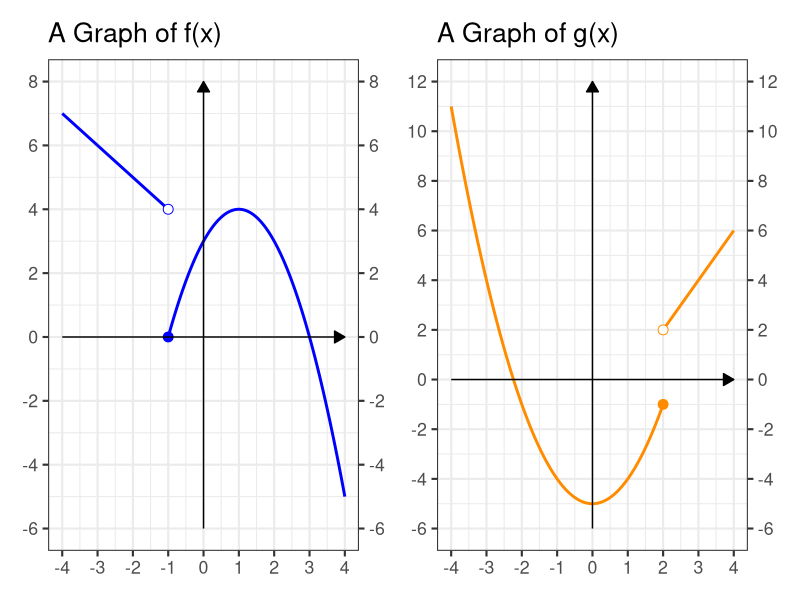
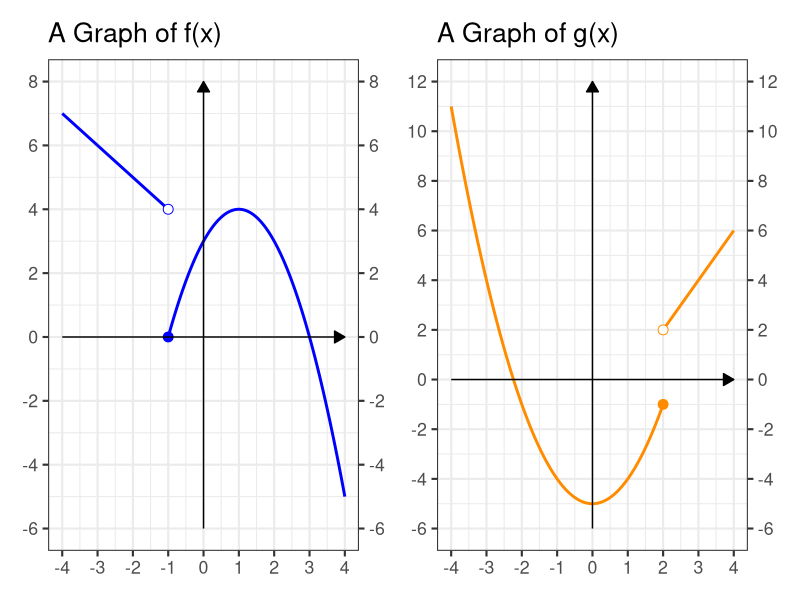
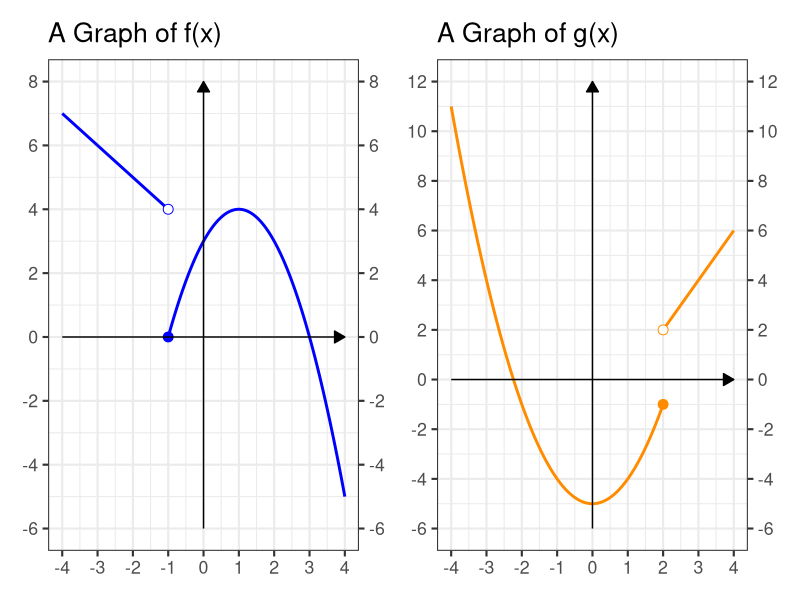
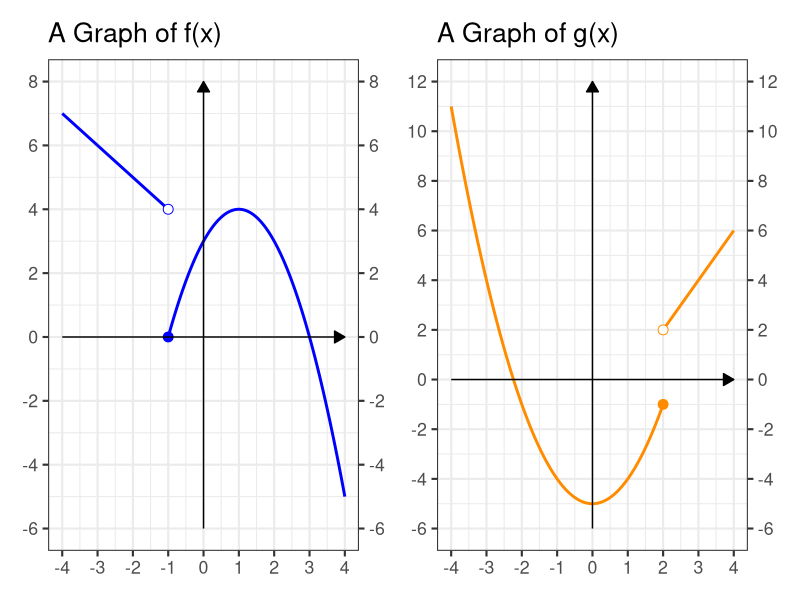
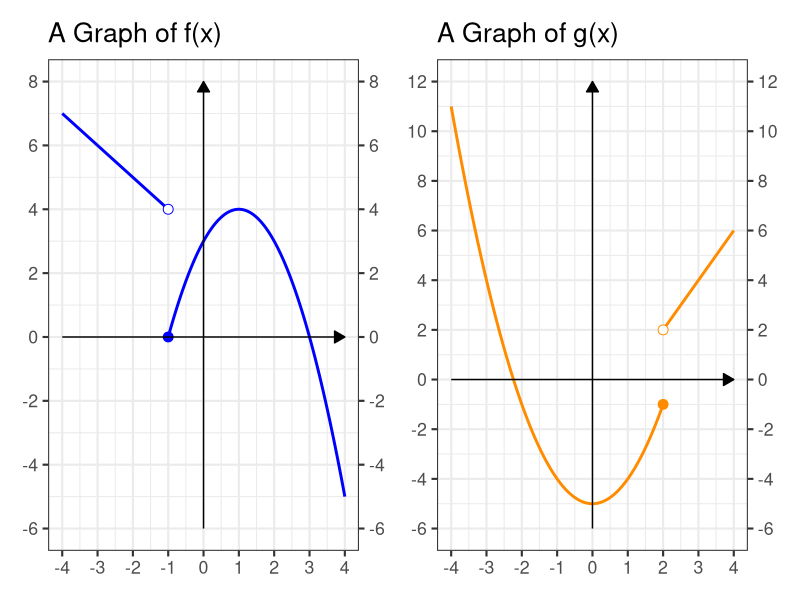
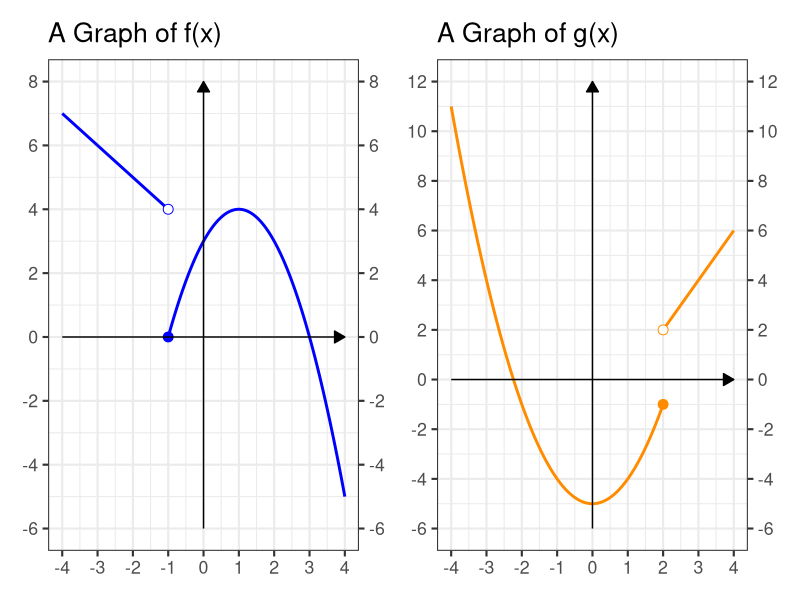
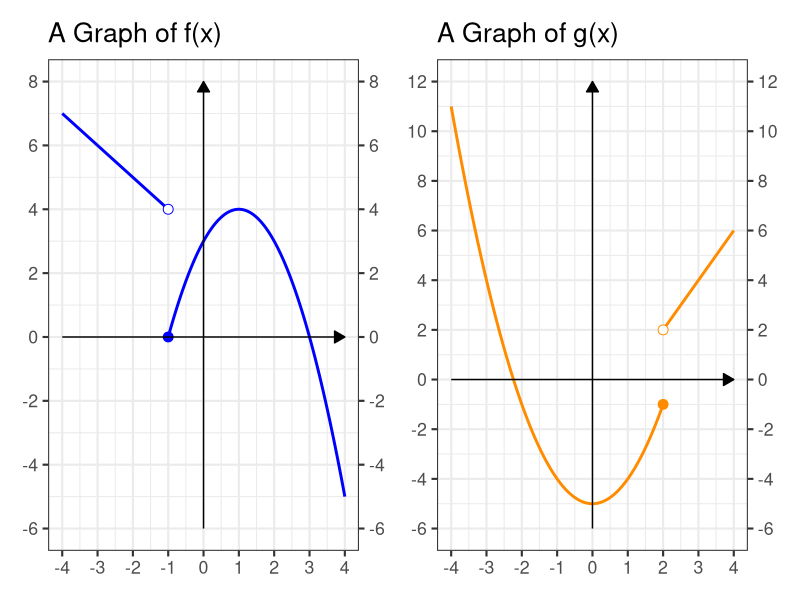
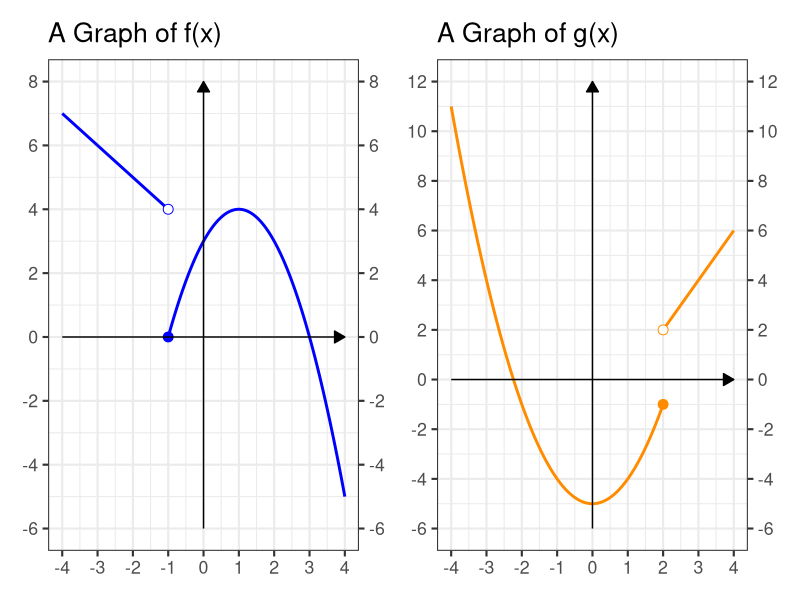

These charts were generated, in order, by the following R code:
## ---- chunk 1
library(tidyverse)
library(patchwork)

theme_set(theme_bw(base_size = 16))
## ---- chunk 2
#| echo: false
#| message: false
#| fig.height: 3.0

x_vals_f1 <- seq(-4, -1.05, length.out = 200)
x_vals_f2 <- seq(-1, 4, length.out = 200)

f1 <- function(x) -x + 3
f2 <- function(x) -(x - 1)^2 + 4

x_vals_g1 <- seq(-4, 2, length.out = 200)
x_vals_g2 <- seq(2.05, 4, length.out = 200)

g1 <- function(x) x^2 - 5
g2 <- function(x) 2*x - 2

open_f <- data.frame(x = -1, y = f1(-1))
closed_f <- data.frame(x = -1, y = f2(-1))
open_g <- data.frame(x = 2, y = g2(2))
closed_g <- data.frame(x = 2, y = g1(2))

p_f <- ggplot() +
  geom_line(aes(x = x_vals_f1, y = f1(x_vals_f1)), color = "blue", linewidth = 1) +
  geom_line(aes(x = x_vals_f2, y = f2(x_vals_f2)), color = "blue", linewidth = 1) +
  geom_point(data = open_f, aes(x = x, y = y),
             shape = 21, size = 3, fill = "white", color = "blue") +
  geom_point(data = closed_f, aes(x = x, y = y),
             shape = 21, size = 3, fill = "blue", color = "blue") +
  annotate("segment",
           x = -4, xend = 4, y = 0, yend = 0,
           arrow = arrow(length = unit(0.3, "cm"), type = "closed"),
           linewidth = 0.5) +
  annotate("segment",
           x = 0, xend = 0, y = -6, yend = 8,
           arrow = arrow(length = unit(0.3, "cm"), type = "closed"),
           linewidth = 0.5) +
  scale_x_continuous(breaks = seq(-4, 4, by = 1)) +
  scale_y_continuous(breaks = seq(-6, 8, by = 2), sec.axis = dup_axis()) +
  coord_cartesian(xlim = c(-4, 4), ylim = c(-6, 8)) +
  labs(title = "A Graph of f(x)") +
  theme(axis.line = element_blank(), axis.title = element_blank())

p_g <- ggplot() +
  geom_line(aes(x = x_vals_g1, y = g1(x_vals_g1)), color = "darkorange", linewidth = 1) +
  geom_line(aes(x = x_vals_g2, y = g2(x_vals_g2)), color = "darkorange", linewidth = 1) +
  geom_point(data = open_g, aes(x = x, y = y),
             shape = 21, size = 3, fill = "white", color = "darkorange") +
  geom_point(data = closed_g, aes(x = x, y = y),
             shape = 21, size = 3, fill = "darkorange", color = "darkorange") +
  annotate("segment",
           x = -4, xend = 4, y = 0, yend = 0,
           arrow = arrow(length = unit(0.3, "cm"), type = "closed"),
           linewidth = 0.5) +
  annotate("segment",
           x = 0, xend = 0, y = -6, yend = 12,
           arrow = arrow(length = unit(0.3, "cm"), type = "closed"),
           linewidth = 0.5) +
  scale_x_continuous(breaks = seq(-4, 4, by = 1)) +
  scale_y_continuous(breaks = seq(-6, 12, by = 2), sec.axis = dup_axis()) +
  coord_cartesian(xlim = c(-4, 4), ylim = c(-6, 12)) +
  labs(title = "A Graph of g(x)") +
  theme(axis.line = element_blank(), axis.title = element_blank())

p_f + p_g
## ---- chunk 3
#| echo: false
#| message: false
#| fig.height: 3.0

x_vals_f1 <- seq(-4, -1.05, length.out = 200)
x_vals_f2 <- seq(-1, 4, length.out = 200)

f1 <- function(x) -x + 3
f2 <- function(x) -(x - 1)^2 + 4

x_vals_g1 <- seq(-4, 2, length.out = 200)
x_vals_g2 <- seq(2.05, 4, length.out = 200)

g1 <- function(x) x^2 - 5
g2 <- function(x) 2*x - 2

open_f <- data.frame(x = -1, y = f1(-1))
closed_f <- data.frame(x = -1, y = f2(-1))
open_g <- data.frame(x = 2, y = g2(2))
closed_g <- data.frame(x = 2, y = g1(2))

p_f <- ggplot() +
  geom_line(aes(x = x_vals_f1, y = f1(x_vals_f1)), color = "blue", linewidth = 1) +
  geom_line(aes(x = x_vals_f2, y = f2(x_vals_f2)), color = "blue", linewidth = 1) +
  geom_point(data = open_f, aes(x = x, y = y),
             shape = 21, size = 3, fill = "white", color = "blue") +
  geom_point(data = closed_f, aes(x = x, y = y),
             shape = 21, size = 3, fill = "blue", color = "blue") +
  annotate("segment",
           x = -4, xend = 4, y = 0, yend = 0,
           arrow = arrow(length = unit(0.3, "cm"), type = "closed"),
           linewidth = 0.5) +
  annotate("segment",
           x = 0, xend = 0, y = -6, yend = 8,
           arrow = arrow(length = unit(0.3, "cm"), type = "closed"),
           linewidth = 0.5) +
  scale_x_continuous(breaks = seq(-4, 4, by = 1)) +
  scale_y_continuous(breaks = seq(-6, 8, by = 2), sec.axis = dup_axis()) +
  coord_cartesian(xlim = c(-4, 4), ylim = c(-6, 8)) +
  labs(title = "A Graph of f(x)") +
  theme(axis.line = element_blank(), axis.title = element_blank())

p_g <- ggplot() +
  geom_line(aes(x = x_vals_g1, y = g1(x_vals_g1)), color = "darkorange", linewidth = 1) +
  geom_line(aes(x = x_vals_g2, y = g2(x_vals_g2)), color = "darkorange", linewidth = 1) +
  geom_point(data = open_g, aes(x = x, y = y),
             shape = 21, size = 3, fill = "white", color = "darkorange") +
  geom_point(data = closed_g, aes(x = x, y = y),
             shape = 21, size = 3, fill = "darkorange", color = "darkorange") +
  annotate("segment",
           x = -4, xend = 4, y = 0, yend = 0,
           arrow = arrow(length = unit(0.3, "cm"), type = "closed"),
           linewidth = 0.5) +
  annotate("segment",
           x = 0, xend = 0, y = -6, yend = 12,
           arrow = arrow(length = unit(0.3, "cm"), type = "closed"),
           linewidth = 0.5) +
  scale_x_continuous(breaks = seq(-4, 4, by = 1)) +
  scale_y_continuous(breaks = seq(-6, 12, by = 2), sec.axis = dup_axis()) +
  coord_cartesian(xlim = c(-4, 4), ylim = c(-6, 12)) +
  labs(title = "A Graph of g(x)") +
  theme(axis.line = element_blank(), axis.title = element_blank())

p_f + p_g
## ---- chunk 4
#| echo: false
#| message: false
#| fig.height: 3.0

x_vals_f1 <- seq(-4, -1.05, length.out = 200)
x_vals_f2 <- seq(-1, 4, length.out = 200)

f1 <- function(x) -x + 3
f2 <- function(x) -(x - 1)^2 + 4

x_vals_g1 <- seq(-4, 2, length.out = 200)
x_vals_g2 <- seq(2.05, 4, length.out = 200)

g1 <- function(x) x^2 - 5
g2 <- function(x) 2*x - 2

open_f <- data.frame(x = -1, y = f1(-1))
closed_f <- data.frame(x = -1, y = f2(-1))
open_g <- data.frame(x = 2, y = g2(2))
closed_g <- data.frame(x = 2, y = g1(2))

p_f <- ggplot() +
  geom_line(aes(x = x_vals_f1, y = f1(x_vals_f1)), color = "blue", linewidth = 1) +
  geom_line(aes(x = x_vals_f2, y = f2(x_vals_f2)), color = "blue", linewidth = 1) +
  geom_point(data = open_f, aes(x = x, y = y),
             shape = 21, size = 3, fill = "white", color = "blue") +
  geom_point(data = closed_f, aes(x = x, y = y),
             shape = 21, size = 3, fill = "blue", color = "blue") +
  annotate("segment",
           x = -4, xend = 4, y = 0, yend = 0,
           arrow = arrow(length = unit(0.3, "cm"), type = "closed"),
           linewidth = 0.5) +
  annotate("segment",
           x = 0, xend = 0, y = -6, yend = 8,
           arrow = arrow(length = unit(0.3, "cm"), type = "closed"),
           linewidth = 0.5) +
  scale_x_continuous(breaks = seq(-4, 4, by = 1)) +
  scale_y_continuous(breaks = seq(-6, 8, by = 2), sec.axis = dup_axis()) +
  coord_cartesian(xlim = c(-4, 4), ylim = c(-6, 8)) +
  labs(title = "A Graph of f(x)") +
  theme(axis.line = element_blank(), axis.title = element_blank())

p_g <- ggplot() +
  geom_line(aes(x = x_vals_g1, y = g1(x_vals_g1)), color = "darkorange", linewidth = 1) +
  geom_line(aes(x = x_vals_g2, y = g2(x_vals_g2)), color = "darkorange", linewidth = 1) +
  geom_point(data = open_g, aes(x = x, y = y),
             shape = 21, size = 3, fill = "white", color = "darkorange") +
  geom_point(data = closed_g, aes(x = x, y = y),
             shape = 21, size = 3, fill = "darkorange", color = "darkorange") +
  annotate("segment",
           x = -4, xend = 4, y = 0, yend = 0,
           arrow = arrow(length = unit(0.3, "cm"), type = "closed"),
           linewidth = 0.5) +
  annotate("segment",
           x = 0, xend = 0, y = -6, yend = 12,
           arrow = arrow(length = unit(0.3, "cm"), type = "closed"),
           linewidth = 0.5) +
  scale_x_continuous(breaks = seq(-4, 4, by = 1)) +
  scale_y_continuous(breaks = seq(-6, 12, by = 2), sec.axis = dup_axis()) +
  coord_cartesian(xlim = c(-4, 4), ylim = c(-6, 12)) +
  labs(title = "A Graph of g(x)") +
  theme(axis.line = element_blank(), axis.title = element_blank())

p_f + p_g
## ---- chunk 5
#| echo: false
#| message: false
#| fig.height: 3.0

x_vals_f1 <- seq(-4, -1.05, length.out = 200)
x_vals_f2 <- seq(-1, 4, length.out = 200)

f1 <- function(x) -x + 3
f2 <- function(x) -(x - 1)^2 + 4

x_vals_g1 <- seq(-4, 2, length.out = 200)
x_vals_g2 <- seq(2.05, 4, length.out = 200)

g1 <- function(x) x^2 - 5
g2 <- function(x) 2*x - 2

open_f <- data.frame(x = -1, y = f1(-1))
closed_f <- data.frame(x = -1, y = f2(-1))
open_g <- data.frame(x = 2, y = g2(2))
closed_g <- data.frame(x = 2, y = g1(2))

p_f <- ggplot() +
  geom_line(aes(x = x_vals_f1, y = f1(x_vals_f1)), color = "blue", linewidth = 1) +
  geom_line(aes(x = x_vals_f2, y = f2(x_vals_f2)), color = "blue", linewidth = 1) +
  geom_point(data = open_f, aes(x = x, y = y),
             shape = 21, size = 3, fill = "white", color = "blue") +
  geom_point(data = closed_f, aes(x = x, y = y),
             shape = 21, size = 3, fill = "blue", color = "blue") +
  annotate("segment",
           x = -4, xend = 4, y = 0, yend = 0,
           arrow = arrow(length = unit(0.3, "cm"), type = "closed"),
           linewidth = 0.5) +
  annotate("segment",
           x = 0, xend = 0, y = -6, yend = 8,
           arrow = arrow(length = unit(0.3, "cm"), type = "closed"),
           linewidth = 0.5) +
  scale_x_continuous(breaks = seq(-4, 4, by = 1)) +
  scale_y_continuous(breaks = seq(-6, 8, by = 2), sec.axis = dup_axis()) +
  coord_cartesian(xlim = c(-4, 4), ylim = c(-6, 8)) +
  labs(title = "A Graph of f(x)") +
  theme(axis.line = element_blank(), axis.title = element_blank())

p_g <- ggplot() +
  geom_line(aes(x = x_vals_g1, y = g1(x_vals_g1)), color = "darkorange", linewidth = 1) +
  geom_line(aes(x = x_vals_g2, y = g2(x_vals_g2)), color = "darkorange", linewidth = 1) +
  geom_point(data = open_g, aes(x = x, y = y),
             shape = 21, size = 3, fill = "white", color = "darkorange") +
  geom_point(data = closed_g, aes(x = x, y = y),
             shape = 21, size = 3, fill = "darkorange", color = "darkorange") +
  annotate("segment",
           x = -4, xend = 4, y = 0, yend = 0,
           arrow = arrow(length = unit(0.3, "cm"), type = "closed"),
           linewidth = 0.5) +
  annotate("segment",
           x = 0, xend = 0, y = -6, yend = 12,
           arrow = arrow(length = unit(0.3, "cm"), type = "closed"),
           linewidth = 0.5) +
  scale_x_continuous(breaks = seq(-4, 4, by = 1)) +
  scale_y_continuous(breaks = seq(-6, 12, by = 2), sec.axis = dup_axis()) +
  coord_cartesian(xlim = c(-4, 4), ylim = c(-6, 12)) +
  labs(title = "A Graph of g(x)") +
  theme(axis.line = element_blank(), axis.title = element_blank())

p_f + p_g
## ---- chunk 6
#| echo: false
#| message: false
#| fig.height: 3.0

x_vals_f1 <- seq(-4, -1.05, length.out = 200)
x_vals_f2 <- seq(-1, 4, length.out = 200)

f1 <- function(x) -x + 3
f2 <- function(x) -(x - 1)^2 + 4

x_vals_g1 <- seq(-4, 2, length.out = 200)
x_vals_g2 <- seq(2.05, 4, length.out = 200)

g1 <- function(x) x^2 - 5
g2 <- function(x) 2*x - 2

open_f <- data.frame(x = -1, y = f1(-1))
closed_f <- data.frame(x = -1, y = f2(-1))
open_g <- data.frame(x = 2, y = g2(2))
closed_g <- data.frame(x = 2, y = g1(2))

p_f <- ggplot() +
  geom_line(aes(x = x_vals_f1, y = f1(x_vals_f1)), color = "blue", linewidth = 1) +
  geom_line(aes(x = x_vals_f2, y = f2(x_vals_f2)), color = "blue", linewidth = 1) +
  geom_point(data = open_f, aes(x = x, y = y),
             shape = 21, size = 3, fill = "white", color = "blue") +
  geom_point(data = closed_f, aes(x = x, y = y),
             shape = 21, size = 3, fill = "blue", color = "blue") +
  annotate("segment",
           x = -4, xend = 4, y = 0, yend = 0,
           arrow = arrow(length = unit(0.3, "cm"), type = "closed"),
           linewidth = 0.5) +
  annotate("segment",
           x = 0, xend = 0, y = -6, yend = 8,
           arrow = arrow(length = unit(0.3, "cm"), type = "closed"),
           linewidth = 0.5) +
  scale_x_continuous(breaks = seq(-4, 4, by = 1)) +
  scale_y_continuous(breaks = seq(-6, 8, by = 2), sec.axis = dup_axis()) +
  coord_cartesian(xlim = c(-4, 4), ylim = c(-6, 8)) +
  labs(title = "A Graph of f(x)") +
  theme(axis.line = element_blank(), axis.title = element_blank())

p_g <- ggplot() +
  geom_line(aes(x = x_vals_g1, y = g1(x_vals_g1)), color = "darkorange", linewidth = 1) +
  geom_line(aes(x = x_vals_g2, y = g2(x_vals_g2)), color = "darkorange", linewidth = 1) +
  geom_point(data = open_g, aes(x = x, y = y),
             shape = 21, size = 3, fill = "white", color = "darkorange") +
  geom_point(data = closed_g, aes(x = x, y = y),
             shape = 21, size = 3, fill = "darkorange", color = "darkorange") +
  annotate("segment",
           x = -4, xend = 4, y = 0, yend = 0,
           arrow = arrow(length = unit(0.3, "cm"), type = "closed"),
           linewidth = 0.5) +
  annotate("segment",
           x = 0, xend = 0, y = -6, yend = 12,
           arrow = arrow(length = unit(0.3, "cm"), type = "closed"),
           linewidth = 0.5) +
  scale_x_continuous(breaks = seq(-4, 4, by = 1)) +
  scale_y_continuous(breaks = seq(-6, 12, by = 2), sec.axis = dup_axis()) +
  coord_cartesian(xlim = c(-4, 4), ylim = c(-6, 12)) +
  labs(title = "A Graph of g(x)") +
  theme(axis.line = element_blank(), axis.title = element_blank())

p_f + p_g
## ---- chunk 7
#| echo: false
#| message: false
#| fig.height: 3.0

x_vals_f1 <- seq(-4, -1.05, length.out = 200)
x_vals_f2 <- seq(-1, 4, length.out = 200)

f1 <- function(x) -x + 3
f2 <- function(x) -(x - 1)^2 + 4

x_vals_g1 <- seq(-4, 2, length.out = 200)
x_vals_g2 <- seq(2.05, 4, length.out = 200)

g1 <- function(x) x^2 - 5
g2 <- function(x) 2*x - 2

open_f <- data.frame(x = -1, y = f1(-1))
closed_f <- data.frame(x = -1, y = f2(-1))
open_g <- data.frame(x = 2, y = g2(2))
closed_g <- data.frame(x = 2, y = g1(2))

p_f <- ggplot() +
  geom_line(aes(x = x_vals_f1, y = f1(x_vals_f1)), color = "blue", linewidth = 1) +
  geom_line(aes(x = x_vals_f2, y = f2(x_vals_f2)), color = "blue", linewidth = 1) +
  geom_point(data = open_f, aes(x = x, y = y),
             shape = 21, size = 3, fill = "white", color = "blue") +
  geom_point(data = closed_f, aes(x = x, y = y),
             shape = 21, size = 3, fill = "blue", color = "blue") +
  annotate("segment",
           x = -4, xend = 4, y = 0, yend = 0,
           arrow = arrow(length = unit(0.3, "cm"), type = "closed"),
           linewidth = 0.5) +
  annotate("segment",
           x = 0, xend = 0, y = -6, yend = 8,
           arrow = arrow(length = unit(0.3, "cm"), type = "closed"),
           linewidth = 0.5) +
  scale_x_continuous(breaks = seq(-4, 4, by = 1)) +
  scale_y_continuous(breaks = seq(-6, 8, by = 2), sec.axis = dup_axis()) +
  coord_cartesian(xlim = c(-4, 4), ylim = c(-6, 8)) +
  labs(title = "A Graph of f(x)") +
  theme(axis.line = element_blank(), axis.title = element_blank())

p_g <- ggplot() +
  geom_line(aes(x = x_vals_g1, y = g1(x_vals_g1)), color = "darkorange", linewidth = 1) +
  geom_line(aes(x = x_vals_g2, y = g2(x_vals_g2)), color = "darkorange", linewidth = 1) +
  geom_point(data = open_g, aes(x = x, y = y),
             shape = 21, size = 3, fill = "white", color = "darkorange") +
  geom_point(data = closed_g, aes(x = x, y = y),
             shape = 21, size = 3, fill = "darkorange", color = "darkorange") +
  annotate("segment",
           x = -4, xend = 4, y = 0, yend = 0,
           arrow = arrow(length = unit(0.3, "cm"), type = "closed"),
           linewidth = 0.5) +
  annotate("segment",
           x = 0, xend = 0, y = -6, yend = 12,
           arrow = arrow(length = unit(0.3, "cm"), type = "closed"),
           linewidth = 0.5) +
  scale_x_continuous(breaks = seq(-4, 4, by = 1)) +
  scale_y_continuous(breaks = seq(-6, 12, by = 2), sec.axis = dup_axis()) +
  coord_cartesian(xlim = c(-4, 4), ylim = c(-6, 12)) +
  labs(title = "A Graph of g(x)") +
  theme(axis.line = element_blank(), axis.title = element_blank())

p_f + p_g
## ---- chunk 8
#| echo: false
#| message: false
#| fig.height: 3.0

x_vals_f1 <- seq(-4, -1.05, length.out = 200)
x_vals_f2 <- seq(-1, 4, length.out = 200)

f1 <- function(x) -x + 3
f2 <- function(x) -(x - 1)^2 + 4

x_vals_g1 <- seq(-4, 2, length.out = 200)
x_vals_g2 <- seq(2.05, 4, length.out = 200)

g1 <- function(x) x^2 - 5
g2 <- function(x) 2*x - 2

open_f <- data.frame(x = -1, y = f1(-1))
closed_f <- data.frame(x = -1, y = f2(-1))
open_g <- data.frame(x = 2, y = g2(2))
closed_g <- data.frame(x = 2, y = g1(2))

p_f <- ggplot() +
  geom_line(aes(x = x_vals_f1, y = f1(x_vals_f1)), color = "blue", linewidth = 1) +
  geom_line(aes(x = x_vals_f2, y = f2(x_vals_f2)), color = "blue", linewidth = 1) +
  geom_point(data = open_f, aes(x = x, y = y),
             shape = 21, size = 3, fill = "white", color = "blue") +
  geom_point(data = closed_f, aes(x = x, y = y),
             shape = 21, size = 3, fill = "blue", color = "blue") +
  annotate("segment",
           x = -4, xend = 4, y = 0, yend = 0,
           arrow = arrow(length = unit(0.3, "cm"), type = "closed"),
           linewidth = 0.5) +
  annotate("segment",
           x = 0, xend = 0, y = -6, yend = 8,
           arrow = arrow(length = unit(0.3, "cm"), type = "closed"),
           linewidth = 0.5) +
  scale_x_continuous(breaks = seq(-4, 4, by = 1)) +
  scale_y_continuous(breaks = seq(-6, 8, by = 2), sec.axis = dup_axis()) +
  coord_cartesian(xlim = c(-4, 4), ylim = c(-6, 8)) +
  labs(title = "A Graph of f(x)") +
  theme(axis.line = element_blank(), axis.title = element_blank())

p_g <- ggplot() +
  geom_line(aes(x = x_vals_g1, y = g1(x_vals_g1)), color = "darkorange", linewidth = 1) +
  geom_line(aes(x = x_vals_g2, y = g2(x_vals_g2)), color = "darkorange", linewidth = 1) +
  geom_point(data = open_g, aes(x = x, y = y),
             shape = 21, size = 3, fill = "white", color = "darkorange") +
  geom_point(data = closed_g, aes(x = x, y = y),
             shape = 21, size = 3, fill = "darkorange", color = "darkorange") +
  annotate("segment",
           x = -4, xend = 4, y = 0, yend = 0,
           arrow = arrow(length = unit(0.3, "cm"), type = "closed"),
           linewidth = 0.5) +
  annotate("segment",
           x = 0, xend = 0, y = -6, yend = 12,
           arrow = arrow(length = unit(0.3, "cm"), type = "closed"),
           linewidth = 0.5) +
  scale_x_continuous(breaks = seq(-4, 4, by = 1)) +
  scale_y_continuous(breaks = seq(-6, 12, by = 2), sec.axis = dup_axis()) +
  coord_cartesian(xlim = c(-4, 4), ylim = c(-6, 12)) +
  labs(title = "A Graph of g(x)") +
  theme(axis.line = element_blank(), axis.title = element_blank())

p_f + p_g
## ---- chunk 9
#| echo: false
#| message: false
#| fig.height: 3.0

x_vals_f1 <- seq(-4, -1.05, length.out = 200)
x_vals_f2 <- seq(-1, 4, length.out = 200)

f1 <- function(x) -x + 3
f2 <- function(x) -(x - 1)^2 + 4

x_vals_g1 <- seq(-4, 2, length.out = 200)
x_vals_g2 <- seq(2.05, 4, length.out = 200)

g1 <- function(x) x^2 - 5
g2 <- function(x) 2*x - 2

open_f <- data.frame(x = -1, y = f1(-1))
closed_f <- data.frame(x = -1, y = f2(-1))
open_g <- data.frame(x = 2, y = g2(2))
closed_g <- data.frame(x = 2, y = g1(2))

p_f <- ggplot() +
  geom_line(aes(x = x_vals_f1, y = f1(x_vals_f1)), color = "blue", linewidth = 1) +
  geom_line(aes(x = x_vals_f2, y = f2(x_vals_f2)), color = "blue", linewidth = 1) +
  geom_point(data = open_f, aes(x = x, y = y),
             shape = 21, size = 3, fill = "white", color = "blue") +
  geom_point(data = closed_f, aes(x = x, y = y),
             shape = 21, size = 3, fill = "blue", color = "blue") +
  annotate("segment",
           x = -4, xend = 4, y = 0, yend = 0,
           arrow = arrow(length = unit(0.3, "cm"), type = "closed"),
           linewidth = 0.5) +
  annotate("segment",
           x = 0, xend = 0, y = -6, yend = 8,
           arrow = arrow(length = unit(0.3, "cm"), type = "closed"),
           linewidth = 0.5) +
  scale_x_continuous(breaks = seq(-4, 4, by = 1)) +
  scale_y_continuous(breaks = seq(-6, 8, by = 2), sec.axis = dup_axis()) +
  coord_cartesian(xlim = c(-4, 4), ylim = c(-6, 8)) +
  labs(title = "A Graph of f(x)") +
  theme(axis.line = element_blank(), axis.title = element_blank())

p_g <- ggplot() +
  geom_line(aes(x = x_vals_g1, y = g1(x_vals_g1)), color = "darkorange", linewidth = 1) +
  geom_line(aes(x = x_vals_g2, y = g2(x_vals_g2)), color = "darkorange", linewidth = 1) +
  geom_point(data = open_g, aes(x = x, y = y),
             shape = 21, size = 3, fill = "white", color = "darkorange") +
  geom_point(data = closed_g, aes(x = x, y = y),
             shape = 21, size = 3, fill = "darkorange", color = "darkorange") +
  annotate("segment",
           x = -4, xend = 4, y = 0, yend = 0,
           arrow = arrow(length = unit(0.3, "cm"), type = "closed"),
           linewidth = 0.5) +
  annotate("segment",
           x = 0, xend = 0, y = -6, yend = 12,
           arrow = arrow(length = unit(0.3, "cm"), type = "closed"),
           linewidth = 0.5) +
  scale_x_continuous(breaks = seq(-4, 4, by = 1)) +
  scale_y_continuous(breaks = seq(-6, 12, by = 2), sec.axis = dup_axis()) +
  coord_cartesian(xlim = c(-4, 4), ylim = c(-6, 12)) +
  labs(title = "A Graph of g(x)") +
  theme(axis.line = element_blank(), axis.title = element_blank())

p_f + p_g
## ---- chunk 10
#| echo: false
#| message: false
#| fig.height: 3.25

x_p1 <- seq(-5, -0.05, length.out = 200)
x_p2 <- seq(0, 5, length.out = 200)
x_q1 <- seq(-5, 0.95, length.out = 200)
x_q2 <- seq(1, 5, length.out = 200)

p1 <- function(x) x + 2
p2 <- function(x) -(x - 2)^2 + 3
q1 <- function(x) 2*x - 1
q2 <- function(x) -x + 4

open_p   <- data.frame(x = 0,  y = p1(0))
closed_p <- data.frame(x = c(-5, 0), y = c(p1(-5), p2(0)))
open_q   <- data.frame(x = 1,  y = q1(1))
closed_q <- data.frame(x = c(-5, 1), y = c(q1(-5), q2(1)))

pp <- ggplot() +
  geom_line(aes(x = x_p1, y = p1(x_p1)), color = "blue", linewidth = 1) +
  geom_line(aes(x = x_p2, y = p2(x_p2)), color = "blue", linewidth = 1) +
  geom_point(data = open_p,   aes(x = x, y = y), shape = 21, size = 3, fill = "white",      color = "blue") +
  geom_point(data = closed_p, aes(x = x, y = y), shape = 21, size = 3, fill = "blue",       color = "blue") +
  annotate("segment", x = -5, xend = 5, y = 0, yend = 0,
           arrow = arrow(length = unit(0.3, "cm"), type = "closed"), linewidth = 0.5) +
  annotate("segment", x = 0, xend = 0, y = -4, yend = 5,
           arrow = arrow(length = unit(0.3, "cm"), type = "closed"), linewidth = 0.5) +
  scale_x_continuous(breaks = seq(-5, 5, by = 1)) +
  scale_y_continuous(breaks = seq(-4, 4, by = 1), sec.axis = dup_axis()) +
  coord_cartesian(xlim = c(-5, 5), ylim = c(-4, 4)) +
  labs(title = "A Graph of p(x)") +
  theme(axis.line = element_blank(), axis.title = element_blank())

pq <- ggplot() +
  geom_line(aes(x = x_q1, y = q1(x_q1)), color = "darkorange", linewidth = 1) +
  geom_line(aes(x = x_q2, y = q2(x_q2)), color = "darkorange", linewidth = 1) +
  geom_point(data = open_q,   aes(x = x, y = y), shape = 21, size = 3, fill = "white",      color = "darkorange") +
  geom_point(data = closed_q, aes(x = x, y = y), shape = 21, size = 3, fill = "darkorange", color = "darkorange") +
  annotate("segment", x = -5, xend = 5, y = 0, yend = 0,
           arrow = arrow(length = unit(0.3, "cm"), type = "closed"), linewidth = 0.5) +
  annotate("segment", x = 0, xend = 0, y = -10, yend = 5,
           arrow = arrow(length = unit(0.3, "cm"), type = "closed"), linewidth = 0.5) +
  scale_x_continuous(breaks = seq(-5, 5, by = 1)) +
  scale_y_continuous(breaks = seq(-10, 4, by = 2), sec.axis = dup_axis()) +
  coord_cartesian(xlim = c(-5, 5), ylim = c(-10, 4)) +
  labs(title = "A Graph of q(x)") +
  theme(axis.line = element_blank(), axis.title = element_blank())

pp + pq
